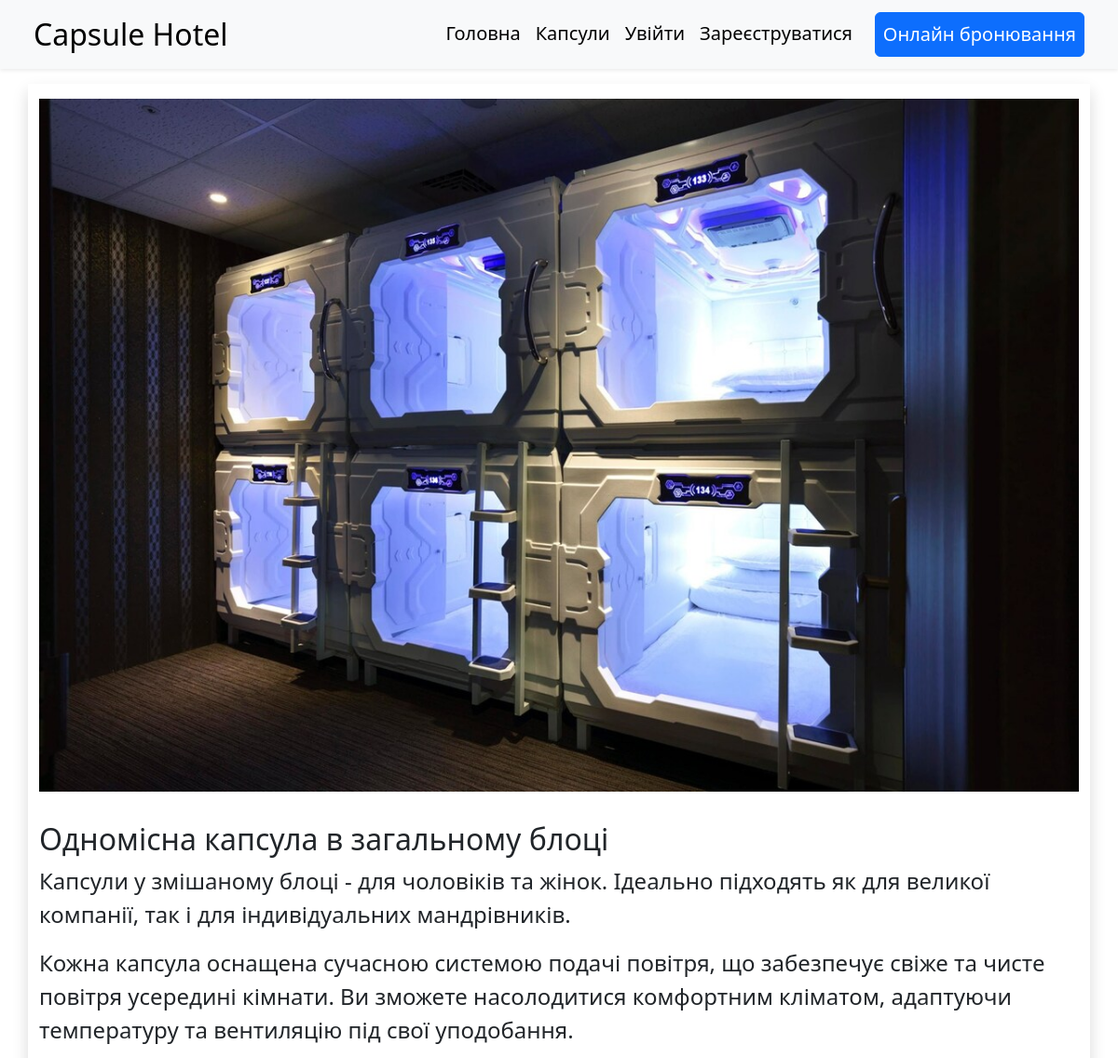
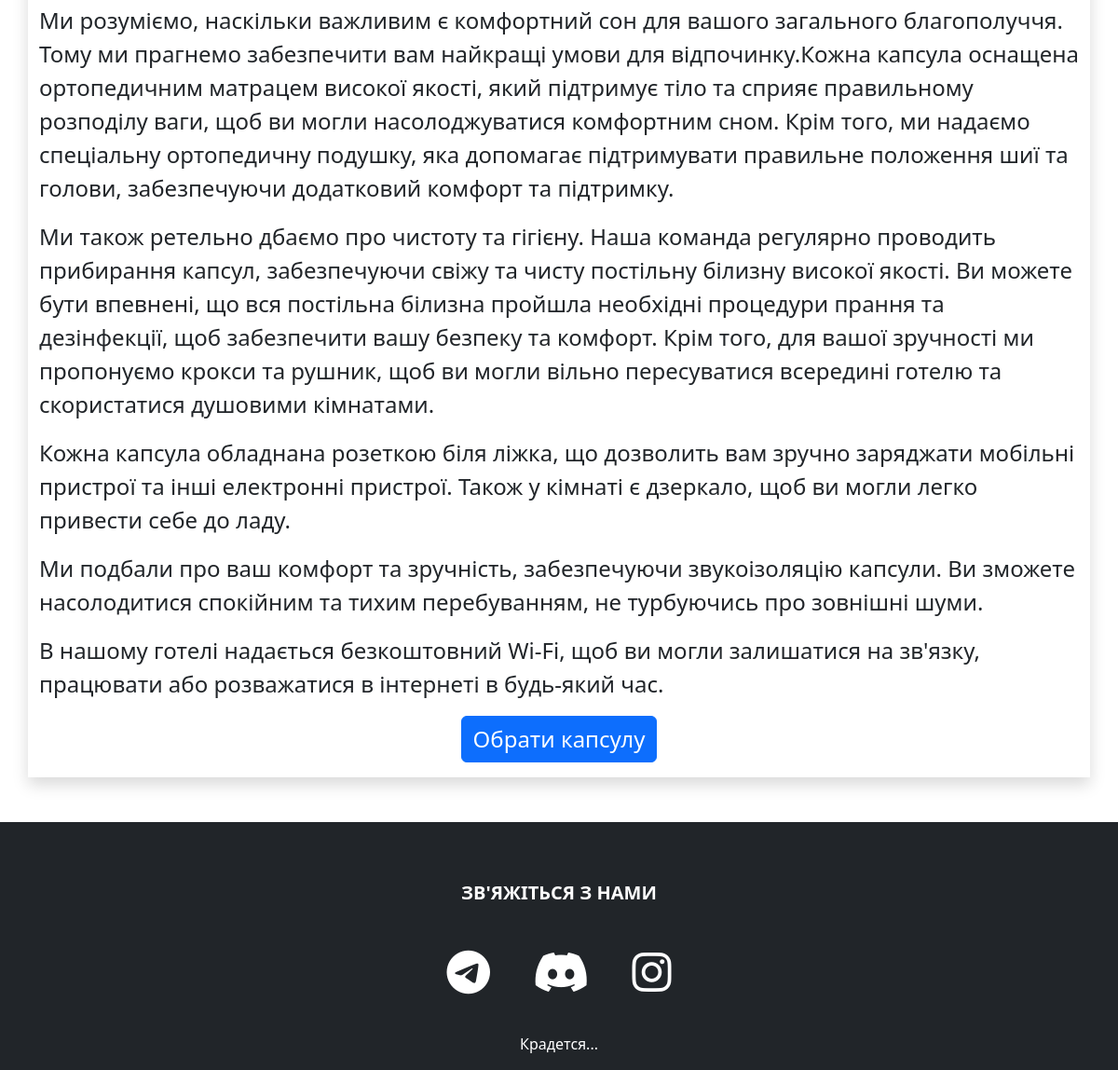
The app's page /capsules/odnomisna-kapsula-v-zagalnomu-bloci/ with its own data (2 pictures, top to bottom).
### capsule/models.py (models this page shows, shortened)
class Capsule(models.Model):
    name = models.CharField(max_length=200, db_index=True, verbose_name="Назва")
    slug = models.SlugField(max_length=200, db_index=True)
    description = models.TextField(blank = True, verbose_name="Опис")
    image = models.ImageField(upload_to='capsules/', blank= True, verbose_name="Фото капсули")
    price = models.DecimalField(max_digits=10, decimal_places=2, verbose_name="Ціна")
    available = models.BooleanField(default=True)
    created_at = models.DateTimeField(auto_now_add=True, verbose_name="Дата створення")
    updated_at = models.DateTimeField(auto_now=True, verbose_name="Дата змінення")
    class Meta:
        verbose_name = 'Капсула'
        verbose_name_plural = 'Капсули'
        ordering = ('name',)
        index_together = (('id', 'slug'),)

### capsule/views.py (the view)
# urls.py: path('<slug:slug>/', views.capsuleDetail, name = 'capsuleDetail'),
def capsuleDetail(request,slug):
    capsule = Capsule.objects.filter(slug=slug)
    return render(request, 'capsule/detail.html', {'capsule': capsule, 'slug': slug,})

### capsule/templates/capsule/detail.html (shortened to what this page needs)
{% extends 'base.html' %}
{% load static %}
{% block body %}
<div class="container mt-3">
    {% for c in capsule %}
    <div class="row mb-5 shadow">
        <div class="col-12 mt-3 mb-3">
            <img src='{{c.image.url}}' width=100%>
        </div>
        <div class="col-12 mt-3 mb-3">
            <h2>{{ c.name }}</h2>
            {% autoescape on %}
            <div class="fs-4">{{ c.description|linebreaks}}</div>
            {% endautoescape %}
            <div class="d-grid gap-2 d-flex justify-content-center">
                <div>
                    <button type="submit" class="btn btn-primary fs-4 text-white fPersian ">
                        <a class="navbar-brand active cHover" href="{% url 'booking' %}">Обрати капсулу</a>
                    </button>
                </div>
            </div>
        </div>
    </div>
    {% endfor %}
</div>
{% endblock %}

### records on screen
Capsule: image (picture), name "Одномісна капсула в загальному блоці", description "Капсули у змішаному блоці - для чоловіків та жінок. Ідеально підходять як для великої компанії, так і для індивідуальних мандрівників. Кожна капсула оснащена сучасною системою подачі повітря, що забезпечує свіже та чисте повітря усередині кімнати. Ви зможете насолодитися комфортним кліматом, адаптуючи температуру та вентиляцію під свої уподобання. Ми розуміємо, наскільки важливим є комфортний сон для вашого загального благополуччя. Тому ми прагнемо забезпечити вам найкращі умови для відпочинку.Кожна капсула оснащена ортопедичним матрацем високої якості, який підтримує тіло та сприяє правильному розподілу ваги, щоб ви могли насолоджуватися комфортним сном. Крім того, ми надаємо спеціальну…"
